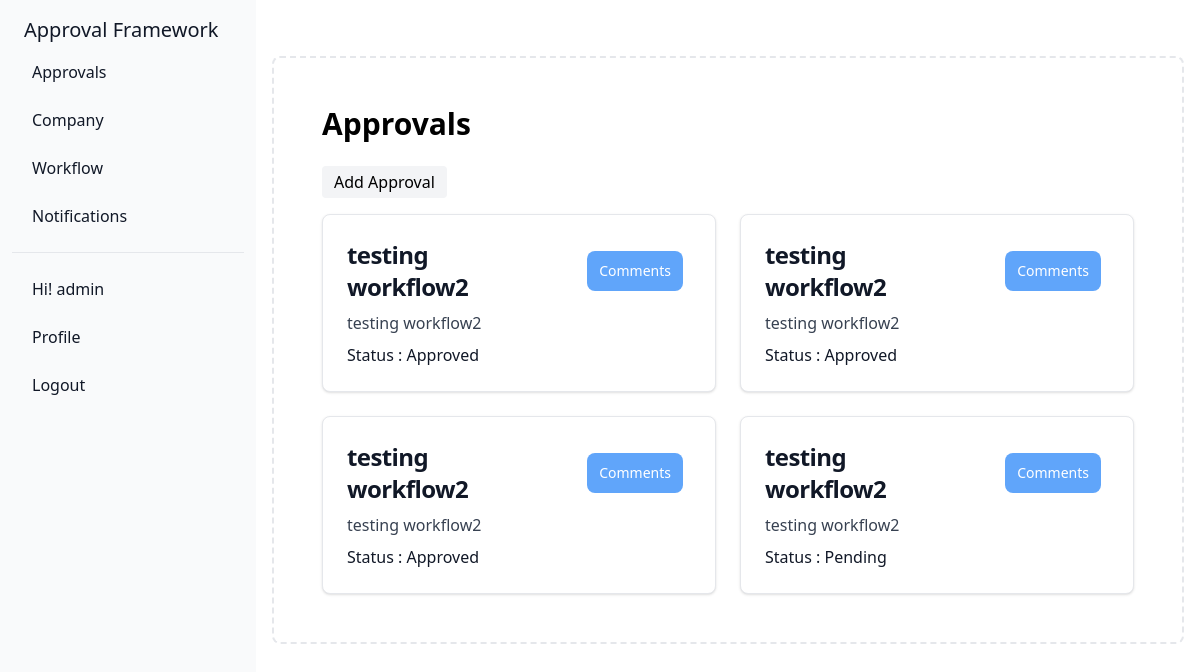
The page /approval/ (signed in) on the database as committed earlier.
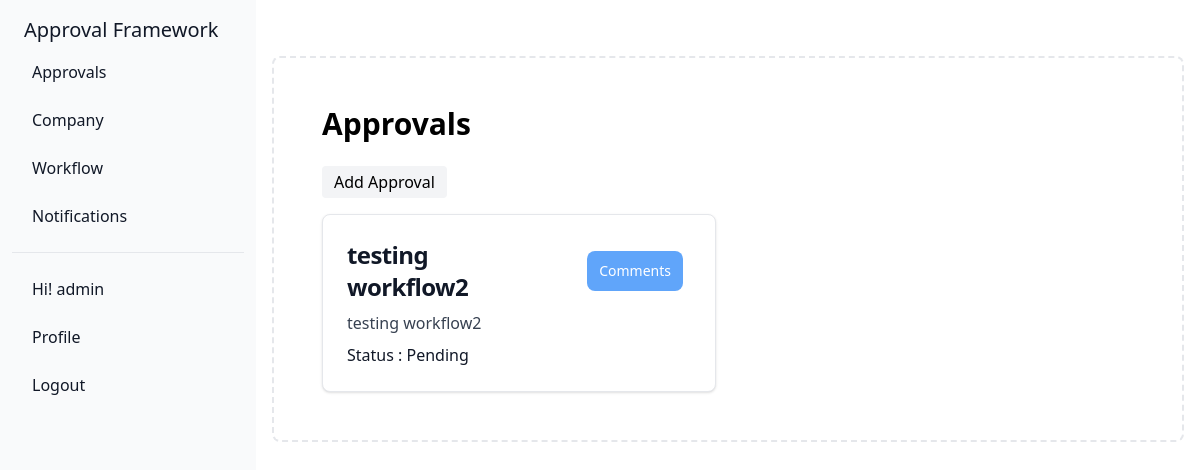
The same page on the database as committed later.
### approval/models.py (models this page shows, shortened)
class Approval(models.Model):
    id = models.AutoField(primary_key=True)
    header_detail = models.TextField()
    line_item_detail = models.TextField()
    status_choices = {
        ('pending', 'Pending'),
          ('approved', 'Approved'),
          ('rejected', 'Rejected'),
    }
    status = models.CharField(max_length=20, choices=status_choices)
    aprroval_choices = {
        ('urgent','urgent'),
        ('small','small'),
        ('adhoc','adhoc'),
    }
    approval_type = models.CharField(max_length=20,choices = aprroval_choices)
    workflowstep = models.ForeignKey(WorkflowStep, on_delete=models.CASCADE)
    creator = models.ForeignKey(User_profile, on_delete=models.CASCADE, related_name='created_approvals')

### approval/views.py (the view)
# urls.py: path('',include('approval.urls')),
def approval(request):
    user = User_profile.objects.get(User = request.user.id)
    if request.user.is_authenticated:
        comments = Comment.objects.all()
        if user.role == 'admin' :
            approvals = Approval.objects.all()
            return render(request,'approvals.html',{'approvals':approvals,'profile':user,'comments':comments})
        elif user.role == 'staff':
            worksteps = WorkflowStep.objects.filter(user = user.id)
            workstep_ids = worksteps.values_list('id',flat=True)
            approvals  = Approval.objects.filter(workflowstep__in = workstep_ids,status = 'pending')
            return render(request,'approvals.html',{'approvals':approvals,'profile':user,'comments':comments})
        else:
            approvals = Approval.objects.filter(creator = user.id)
            return render(request,'approvals.html',{'approvals':approvals,'profile':user,'comments':comments})
    return redirect('/login/')

### templates/approvals.html (shortened to what this page needs)
{% extends "home.html" %}
{% block content %}
<div class="bg-white p-8  sm:w-full">
    <h1 class="text-3xl font-semibold mb-6">Approvals </h1>
    <a href="/approval/create/" class="inline-flex mr-5 items-center bg-gray-100 border-0 py-1 px-3 focus:outline-none hover:bg-gray-200 rounded text-base mt-4 md:mt-0">
        Add Approval
    </a>
    <div class="grid grid-cols-1  lg:grid-cols-2 gap-6 mt-4">
        {% for approval in approvals %}
        <card class="col-span-1 bg-white border border-gray-200 rounded-lg shadow hover:bg-gray-100">
            <div class="flex flex-col max-w-sm p-6 relative">
                <div class="flex justify-between items-center mb-2">
                    <h5 class="text-2xl font-bold tracking-tight text-gray-900">
                        {{approval.header_detail}}
                    </h5>
                    <button id="dropdownDefaultButton" data-dropdown-toggle="dropdown{{approval.id}}" class="ml-10 text-white bg-blue-400 hover:bg-blue-500 font-medium rounded-lg text-sm px-3 py-2.5 text-center inline-flex items-center" type="button">
                        Comments
                    </button>
                </div>
                <p class="font-normal text-gray-700">
                    {{approval.line_item_detail}}
                </p>
                <p class="mt-2 font-medium text-gray-900 capitalize ">
                    Status : {{approval.status}}
                </p>
            </div>
        </card>
        {%endfor%}
    </div>
</div>
{% endblock %}

Rows that differ between the two databases and show on the page:
removed Approval: header_detail "testing workflow2", line_item_detail "testing workflow2", status "Approved"
removed Approval: header_detail "testing workflow2", line_item_detail "testing workflow2", status "Approved"
removed Approval: header_detail "testing workflow2", line_item_detail "testing workflow2", status "Approved"
